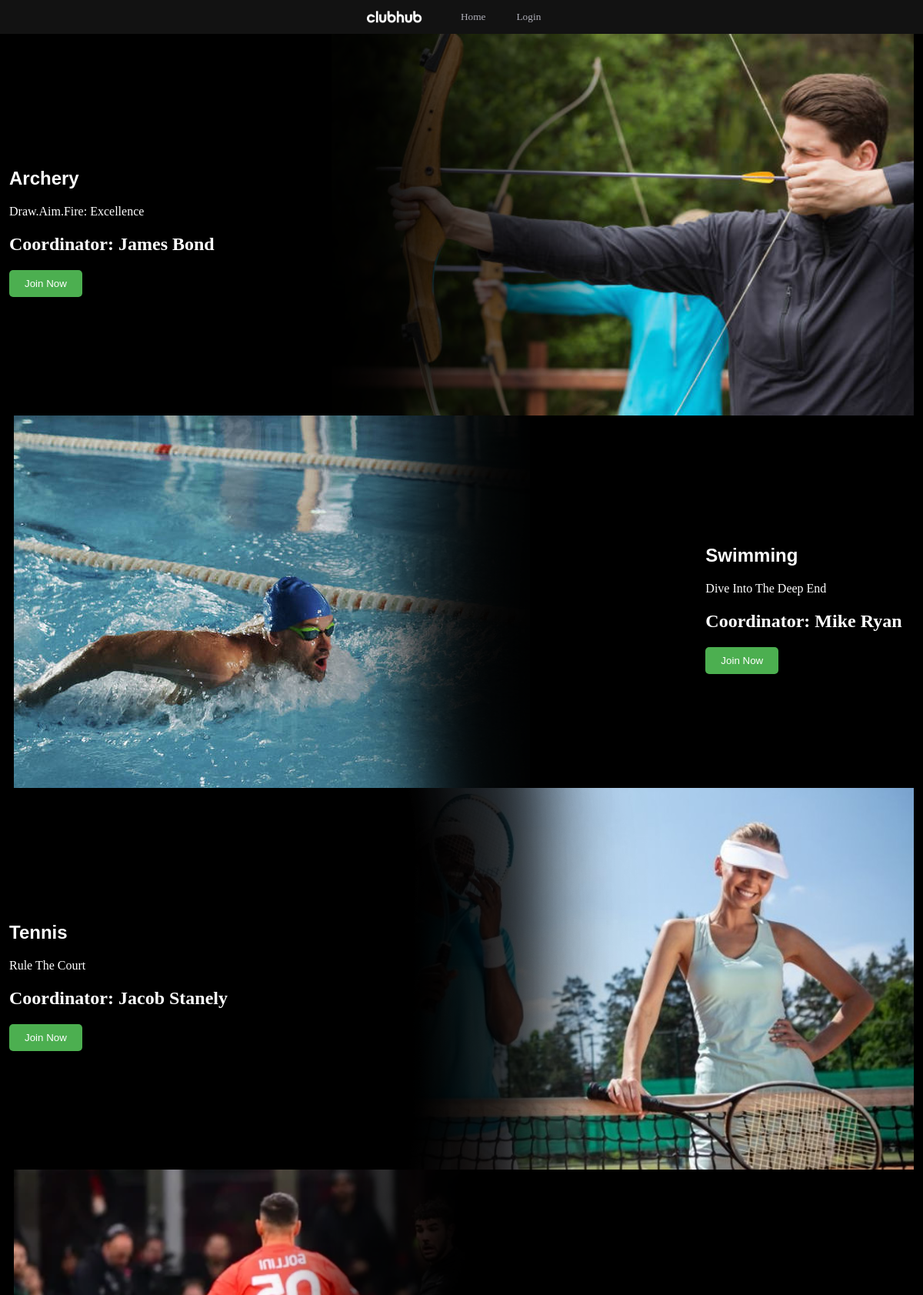
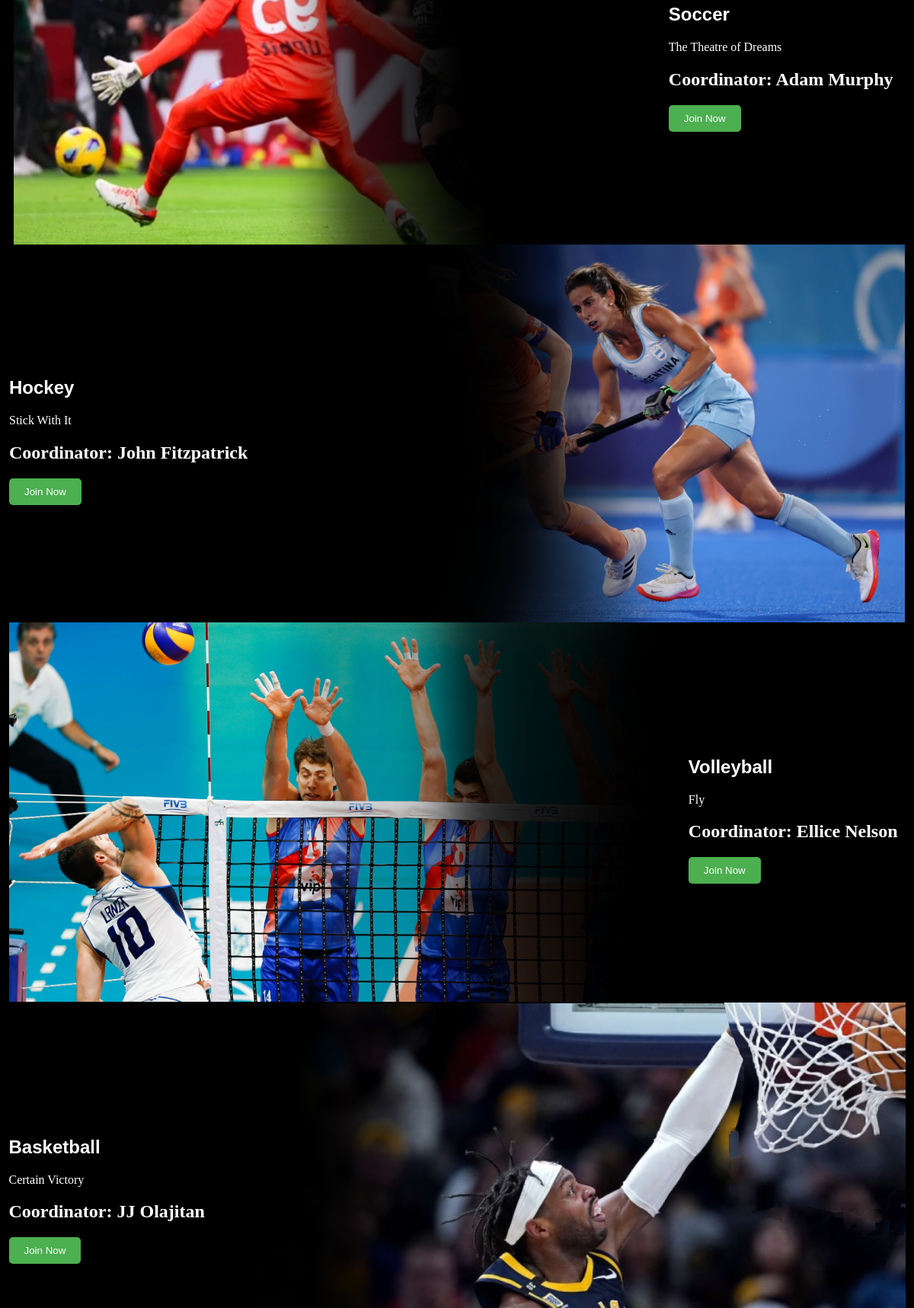
Page /clubs (upper part) on the committed database (2 pictures, top to bottom).
### tables this page shows
CREATE TABLE Clubs (
    ClubID INTEGER PRIMARY KEY AUTOINCREMENT,
    Name TEXT NOT NULL,
    CoordinatorID INTEGER NOT NULL UNIQUE,
    Description TEXT,
    ValidityStatus TEXT DEFAULT 'pending' NOT NULL CHECK(ValidityStatus IN ('approved', 'pending', 'rejected')),
    CreatedTimestamp DATETIME DEFAULT CURRENT_TIMESTAMP,
    UpdatedTimestamp DATETIME DEFAULT CURRENT_TIMESTAMP,
    FOREIGN KEY (CoordinatorID) REFERENCES Users(UserID)
);

### app.py (the view)
@app.route("/clubs")
def clubs():
    clubList = []
    for item in Clubs.user_view_clubs():
        clubList.append(item)
    roleCheck = session.get("roleCheck", 0)
    username = session.get("username", "base")
    return render_template("clubs.html", clubList=clubList, roleCheck=roleCheck, username=username)

### Clubs.py (called while the page is built)
def user_view_clubs():
    try:
        with sqlite3.connect('MiniEpic.db') as conn:
            cursor = conn.cursor()
            cursor.execute("SELECT * FROM ClubsView")
            rows = cursor.fetchall()
            result = [list(row) for row in rows]
            return result
    except sqlite3.Error as e:
        print("SQLite error:", e)
        return False
    finally:
        if conn:
            conn.close()

### app.py (called while the page is built)
@app.template_filter('enumerate')
def jinja2_enumerate(iterable):
    return enumerate(iterable)

### templates/clubs.html (shortened to what this page needs)
{% extends "base.html" %}
{% block content %}
    {% for index, club in clubList|enumerate %}
    <div class="feature">
        <div class="feature-content">
            <img src="static/{{club[1]}}.png" alt="Feature 1 Image" onerror="this.src='{% if index % 2 == 0 %} /static/default2.png {% else %} /static/default.png {% endif %}'">
            <div class="text-content {% if index % 2 == 0 %} custom-left {% else %} custom-right {% endif %}">
                <h2 style="font-family: 'Arial'"></h2style>{{club[1]}}</h2>
                <p>{{club[3]}}</p>
                <h2 style="font-family: 'Sequel Sans Medium Head', Rockwell;"></h2style>Coordinator: {{club[2]}}</h2>
                <button class="join-button" onclick="addMembership('{{ club[1] }}')">Join Now</button>
            </div>
        </div>
    </div>
    {% endfor %}
{% endblock %}

### templates/base.html (shortened to what this page needs)
<!DOCTYPE html>
<html lang="en">
<head>
</head>
<body>
    <nav>
        <img src="/static/clubhub_white.png" alt="Tiny Logo">
        <a href="/">Home</a>
        {% if 'username' in session %}
            <a href="profile">{{username}}</a>
        {% else %}
            <a href="login">Login</a>
        {% endif %}
    </nav>
    {% block content %}{% endblock %}
</body>
</html>

### templates/base.html (style rules this page uses)
nav { position: sticky; top: 0; background-color: #121212; padding: 14px 30px; display: flex; align-items: center; justify-content: center; z-index: 1000; }
nav img { height: 16px; margin-right: 30px; }
nav a { font-family: 'Sequel Sans Light Head', Rockwell; font-size: smaller; color: #aeaeb7; text-decoration: none; margin: 0 20px; }
.feature { display: flex; justify-content: center; align-items: center; margin-bottom: 0px; width: 100%; }
.feature-content { display: flex; align-items: center; position:relative; }
.feature img { width: 100%; height: auto; }
.text-content { position: absolute; color: white; top: 07; right: 10px; }
.custom-left { left: 0; right: unset; }
.text-content p { font-size: 16px; font-family: 'Sequel Sans Light Head', Rockwell; }

### templates/clubs.html (style rules this page uses)
body { background-color: #000000; margin: 0; padding: 0; }
.join-button { background-color: #4CAF50; color: white; padding: 10px 20px; border: none; border-radius: 5px; cursor: pointer; transition: background-color 0.3s ease; }

### rows in the picture
Clubs: Name (picture), Name "Archery", Description "Draw.Aim.Fire: Excellence"
Clubs: Name (picture), Name "Swimming", Description "Dive Into The Deep End"
Clubs: Name (picture), Name "Tennis", Description "Rule The Court"
Clubs: Name (picture), Name "Soccer", Description "The Theatre of Dreams"
Clubs: Name (picture), Name "Hockey", Description "Stick With It"
Clubs: Name (picture), Name "Volleyball", Description "Fly"
Clubs: Name (picture), Name "Basketball", Description "Certain Victory"

### other values in the picture
{{ club[2] }} "James Bond" "Mike Ryan" "Jacob Stanely" "Adam Murphy" "John Fitzpatrick" "Ellice Nelson" "JJ Olajitan"
